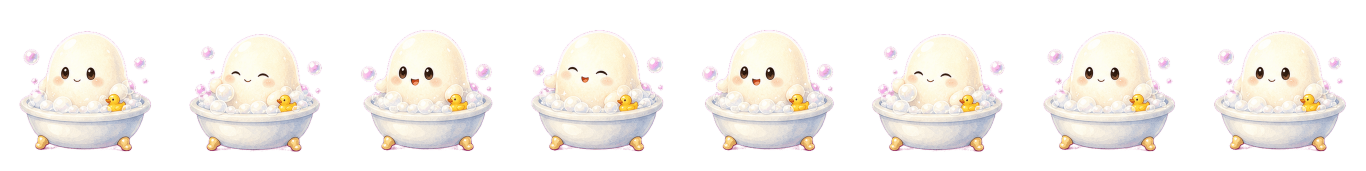
#> input picture assets/runtime/pets/boo/actions/pet_boo_var01_stageC_bath.png, 4096 x 512 px, given in place of pet_cat_var01_stageC_idle.png, which was not available (shown at 1/3 size)
$ python reframe_actions.py ../assets/runtime/pets/boo/actions/pet_boo_var01_stageC_bath.png
#> lines starting #> are read from the running program, lines starting #| are printed output that depends on the picture; pictures that were not available may be replaced by others from this repository, and a replacement may not be noted
#!/usr/bin/env python3
"""动作条统一：异构(6/7/8/10 帧、384/448/512 高) → 规范 8×512²。
整条用同一缩放+平移(保运动)，主体统一占比+贴地；重采样到 8 帧；每帧独立重建(消除跨帧残片)。
用法：python3 tools/reframe_actions.py [--apply]"""
import sys, glob
from PIL import Image, ImageDraw

FW = 512
OUT_N = 8
TARGET = 0.80          # 主体长边占画布比例（对齐底图 stageC）
GROUND = 0.92

def reframe_strip(path):
    im = Image.open(path).convert('RGBA')
#> im is the input picture: PIL image 4096x512 RGBA; mean R, G, B, A 134.9, 153.9, 128.7, 94.8
    W, H = im.size
#> W = 4096; H = 512
    # 帧宽检测：多为正方形帧(帧宽=帧高)；W 不能被 H 整除时退回 512。
    fw = H if W % H == 0 else 512
#> fw = 512
    n = max(1, W // fw)
#> n = 8
    frames = [im.crop((i * fw, 0, (i + 1) * fw, H)) for i in range(n)]
#> frames = 8 items
    bboxes = [f.split()[-1].getbbox() for f in frames]
#> bboxes = [(56, 91, 456, 458), (54, 100, 456, 458), (56, 87, 456, 456), (54, 88, 458, 458), (56, 87, 456, 456), (54, 100, 456, 458), (56, 91, 456, 458), (56, 91, 456, 458)]
    valid = [max(b[2] - b[0], b[3] - b[1]) for b in bboxes if b]
#> valid = [400, 402, 400, 404, 400, 402, 400, 400]
    if not valid:
        return None
    scale = TARGET * FW / max(valid)  # 统一缩放（以最大主体为准，不脉动）
#> scale = 1.01
    rebuilt = []
    for f, b in zip(frames, bboxes):
        canvas = Image.new('RGBA', (FW, FW), (0, 0, 0, 0))
        if b:
            subj = f.crop(b)
            nw, nh = max(1, round(subj.width * scale)), max(1, round(subj.height * scale))
            subj = subj.resize((nw, nh), Image.LANCZOS)
            x = (FW - nw) // 2                       # 每帧独立居中 → 不可能有残片
            y = round(FW * GROUND) - nh              # 贴地基线
            canvas.paste(subj, (x, max(0, y)), subj)
        rebuilt.append(canvas)
#> this loop made 8 passes
#> (b, nw, nh, x, y) on passes 1 to 8: ((56, 91, 456, 458), 406, 372, 53, 99), ((54, 100, 456, 458), 408, 363, 52, 108), ((56, 87, 456, 456), 406, 374, 53, 97), ((54, 88, 458, 458), 410, 375, 51, 96), ((56, 87, 456, 456), 406, 374, 53, 97), ((54, 100, 456, 458), 408, 363, 52, 108), ((56, 91, 456, 458), 406, 372, 53, 99), ((56, 91, 456, 458), 406, 372, 53, 99)
#> pass 1, in reframe_strip, `subj = f.crop(b)`:
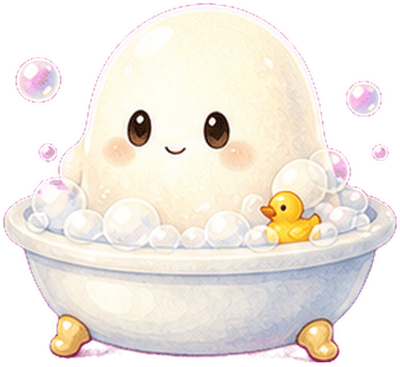
#> subj: PIL image 400x367 RGBA; mean R, G, B, A 184.9, 186.7, 170.5, 169.3; transparent parts drawn white
#> pass 2, in reframe_strip, `subj = f.crop(b)`:
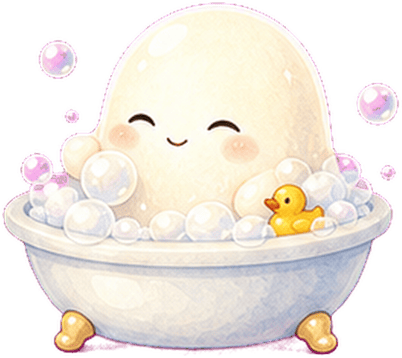
#> subj: PIL image 402x358 RGBA; mean R, G, B, A 186, 187.5, 171, 169.4; transparent parts drawn white
#> after the loop:
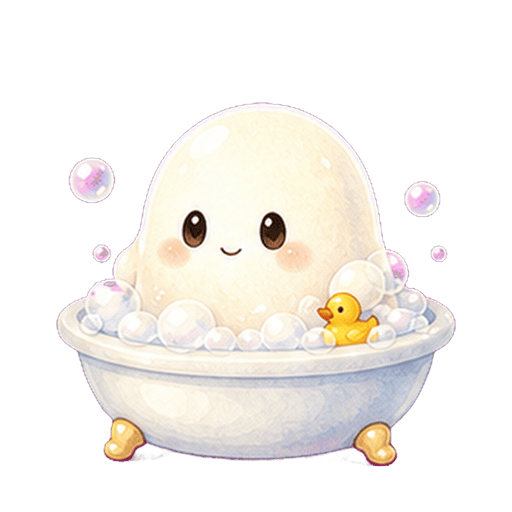
#> canvas: PIL image 512x512 RGBA; mean R, G, B, A 89.8, 86.1, 81.4, 96.8; transparent parts drawn white
#> after the loop, rebuilt = 8 items
    idx = [round(i * (n - 1) / (OUT_N - 1)) for i in range(OUT_N)]  # 重采样到 8 帧
#> idx = [0, 1, 2, 3, 4, 5, 6, 7]
    strip = Image.new('RGBA', (FW * OUT_N, FW), (0, 0, 0, 0))
#> strip: PIL image 4096x512 RGBA; every value is 0
    for i, j in enumerate(idx):
        strip.paste(rebuilt[j], (i * FW, 0))
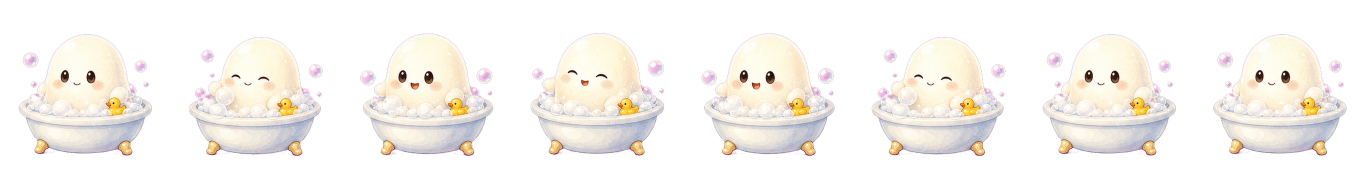
#> strip: PIL image 4096x512 RGBA (shown at 1/3 size); mean R, G, B, A 90, 86.1, 81.3, 96.8; transparent parts drawn white
    return strip

def main():
    apply = '--apply' in sys.argv
    files = sorted(glob.glob('assets/art/pets/*/actions/pet_*_stageC_*.png'))
    if not apply:
        picks = [
            'assets/art/pets/cat/actions/pet_cat_var01_stageC_idle.png',
            'assets/art/pets/hamster/actions/pet_hamster_var01_stageC_idle.png',
            'assets/art/pets/snake/actions/pet_snake_var01_stageC_idle.png',
        ]
        rows = []
        for p in picks:
            strip = reframe_strip(p)
            th = strip.resize((FW * OUT_N // 4, FW // 4))
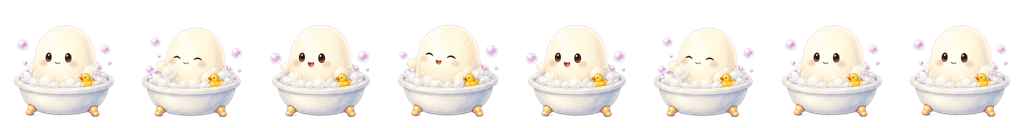
#> th: PIL image 1024x128 RGBA; mean R, G, B, A 92.2, 88.2, 83.5, 96.8; transparent parts drawn white
            rows.append((p.split('/')[3], th))
#> pass 2 of the loop in main, `for p in picks:`:
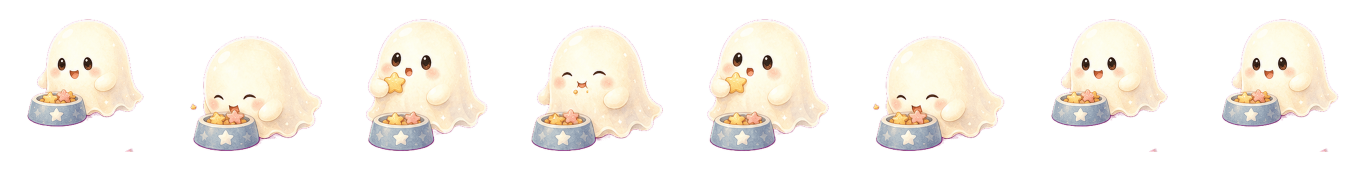
#> input picture assets/runtime/pets/boo/actions/pet_boo_var01_stageC_eat.png, 4096 x 512 px, given in place of pet_hamster_var01_stageC_idle.png, which was not available (shown at 1/3 size)
#> in reframe_strip, im is the input picture: PIL image 4096x512 RGBA; mean R, G, B, A 129.4, 149.9, 120.9, 86.7
#> bboxes = [(80, 55, 433, 457), (56, 105, 456, 456), (71, 54, 441, 458), (54, 74, 456, 457), (71, 54, 441, 458), (56, 105, 456, 456), (80, 55, 433, 457), (80, 55, 433, 457)]
#> valid = [402, 400, 404, 402, 404, 400, 402, 402]
#> the loop in reframe_strip (call 2), `for f, b in zip(frames, bboxes):` made 8 passes
#> (b, nw, nh, x, y) on passes 1 to 8: ((80, 55, 433, 457), 358, 408, 77, 63), ((56, 105, 456, 456), 406, 356, 53, 115), ((71, 54, 441, 458), 375, 410, 68, 61), ((54, 74, 456, 457), 408, 388, 52, 83), ((71, 54, 441, 458), 375, 410, 68, 61), ((56, 105, 456, 456), 406, 356, 53, 115), ((80, 55, 433, 457), 358, 408, 77, 63), ((80, 55, 433, 457), 358, 408, 77, 63)
#> pass 1, in reframe_strip (call 2), `subj = f.crop(b)`:
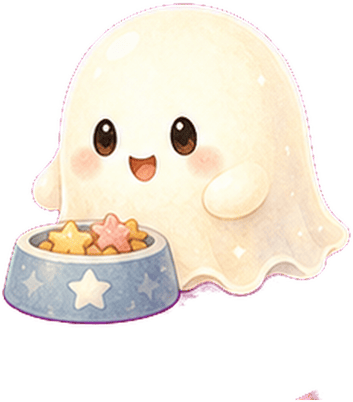
#> subj: PIL image 353x402 RGBA; mean R, G, B, A 162.1, 170.8, 146.5, 135.9; transparent parts drawn white
#> in main, `th = strip.resize((FW * OUT_N // 4, FW // 4))`:
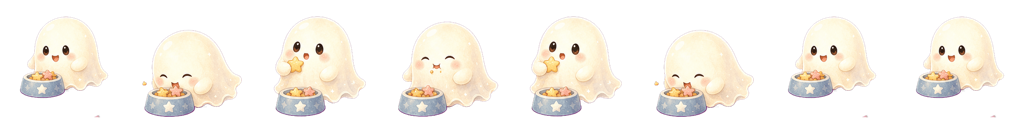
#> th: PIL image 1024x128 RGBA; mean R, G, B, A 84.3, 79.7, 72.9, 88.7; transparent parts drawn white
        sheet = Image.new('RGBA', (FW * OUT_N // 4 + 10, len(rows) * (FW // 4 + 20)), (250, 244, 230, 255))
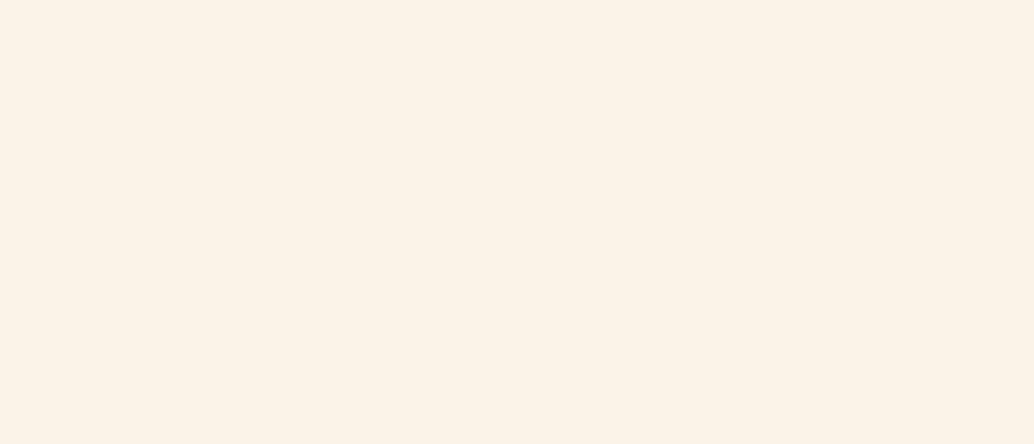
#> sheet: PIL image 1034x444 RGBA; mean R, G, B, A 250, 244, 230, 255
        d = ImageDraw.Draw(sheet)
        for i, (name, th) in enumerate(rows):
            y = i * (FW // 4 + 20)
            d.text((5, y + 2), name, fill=(80, 60, 50))
            sheet.paste(th, (5, y + 16), th)
#> this loop made 3 passes
#> (name, y) on passes 1 to 3: ('cat', 0), ('hamster', 148), ('snake', 296)
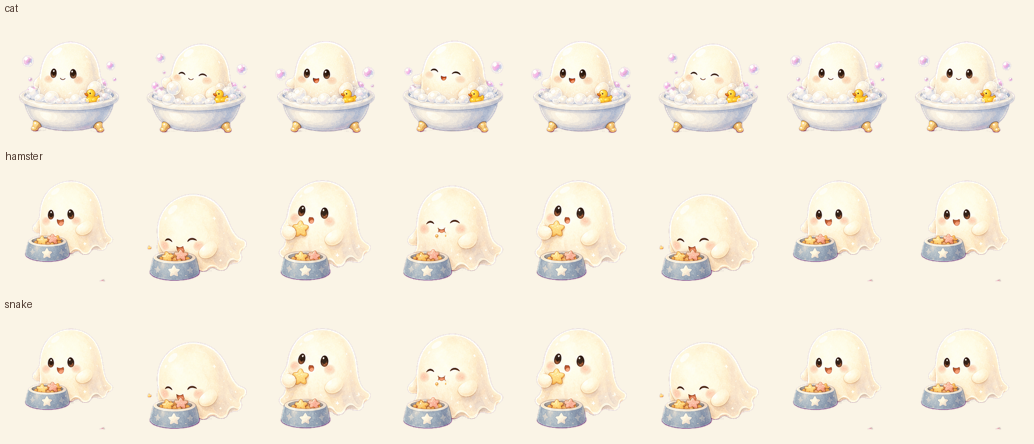
#> sheet: PIL image 1034x444 RGBA; mean R, G, B, A 245.6, 238, 222.8, 254; transparent parts drawn white
        sheet.convert('RGB').save('/Users/gavin/actions_preview.png')
        print('preview -> /Users/gavin/actions_preview.png')
        return
    n = 0
    for f in files:
        r = reframe_strip(f)
        if r:
            r.save(f); n += 1
    print(f'normalized {n} action strips to 8x512')

main()
